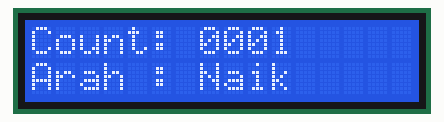
This sketch was run on a simulated Arduino Uno, built with avr-gcc and run on an emulated ATmega328P. Parts: 16×2 character LCD.

Above: at 0.3 s.
At 3.3 s:
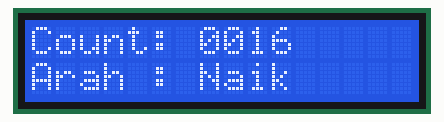
At 6.1 s:
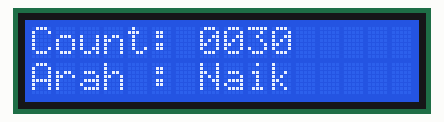
At 12.1 s:
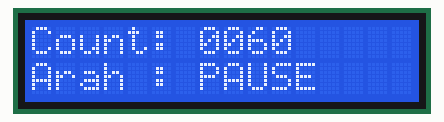
At 19.5 s:
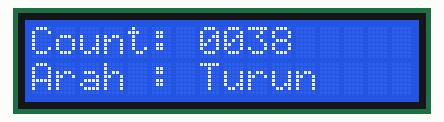
At 27.1 s:
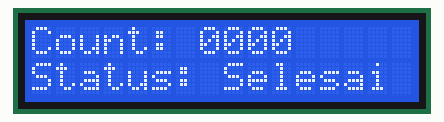

The sketch:

TUGAS2_LCD16X2_COUNTING.ino
```cpp
// ================== TUGAS2_LCD_COUNTING.ino (Fixed) ==================
#include <Wire.h>
#include <LiquidCrystal_I2C.h>

LiquidCrystal_I2C lcd(0x27, 16, 2);

const unsigned long UPDATE_INTERVAL = 200; // ms antar angka
const unsigned long PAUSE_DELAY = 3000;    // jeda 3 detik
const int MAX_N = 60;                      // batas 60 detik

// Helper: cetak 1 baris dipadatkan ke 16 kolom (menghapus sisa karakter lama)
void printRowPadded(uint8_t row, const char* text) {
  char buf[17];
  // potong ke 16 dan pad dengan spasi
  int len = 0;
  while (text[len] && len < 16) len++;
  for (int i = 0; i < 16; i++) buf[i] = (i < len) ? text[i] : ' ';
  buf[16] = '\0';
  lcd.setCursor(0, row);
  lcd.print(buf);
}

void setup() {
  lcd.init();
  lcd.backlight();
  lcd.clear();
  printRowPadded(0, "Count: 0000");   // baris 0
  printRowPadded(1, "Arah : Naik");   // baris 1
}

void updateLCD(int n, uint8_t phase) {
  // phase: 0=Naik, 1=Pause, 2=Turun, 3=Selesai
  if (n < 0) n = 0;
  if (n > 9999) n = 9999;

  // Update angka di baris 0, kolom setelah "Count: "
  char num[5];
  snprintf(num, sizeof(num), "%04d", n);
  lcd.setCursor(7, 0); // "Count: " = 7 char
  lcd.print(num);

  // Bangun teks baris 1 penuh lalu cetak dari kolom 0
  switch (phase) {
    case 0: printRowPadded(1, "Arah : Naik");        break;
    case 1: printRowPadded(1, "Arah : PAUSE");       break;
    case 2: printRowPadded(1, "Arah : Turun");       break;
    case 3: printRowPadded(1, "Status: Selesai");    break; // 15 char, auto dipad
  }
}

void loop() {
  static int n = 0;
  static unsigned long lastUpdate = 0;
  static unsigned long pauseStart = 0;

  // 0 = naik ke 60, 1 = pause di 60, 2 = turun ke 0, 3 = selesai
  static uint8_t phase = 0;

  // cache tampilan agar LCD tak sering di-update
  static int lastShown = -1;
  static uint8_t lastPhase = 255;

  const int batas = MAX_N;

  switch (phase) {
    case 0: // Naik 0 -> 60
      if (millis() - lastUpdate >= UPDATE_INTERVAL) {
        if (n < batas) {
          n++;
          if (n >= batas) {
            n = batas;
            phase = 1;                 // masuk jeda
            pauseStart = millis();
          }
        }
        lastUpdate = millis();
      }
      break;

    case 1: // Pause di 60
      if (millis() - pauseStart >= PAUSE_DELAY) {
        phase = 2;                     // lanjut turun
        lastUpdate = millis();
      }
      break;

    case 2: // Turun 60 -> 0
      if (millis() - lastUpdate >= UPDATE_INTERVAL) {
        if (n > 0) {
          n--;
          if (n <= 0) {
            n = 0;
            phase = 3;                 // selesai
          }
        }
        lastUpdate = millis();
      }
      break;

    case 3: // Selesai: tetap tampilkan 0, tidak counting lagi
      break;
  }

  // Update LCD hanya jika berubah
  if (n != lastShown || phase != lastPhase) {
    updateLCD(n, phase);
    lastShown = n;
    lastPhase = phase;
  }
}
```

Measured:
- what the display in image 3 shows lasts 3.0 s, from 12.0 s to 15.0 s
